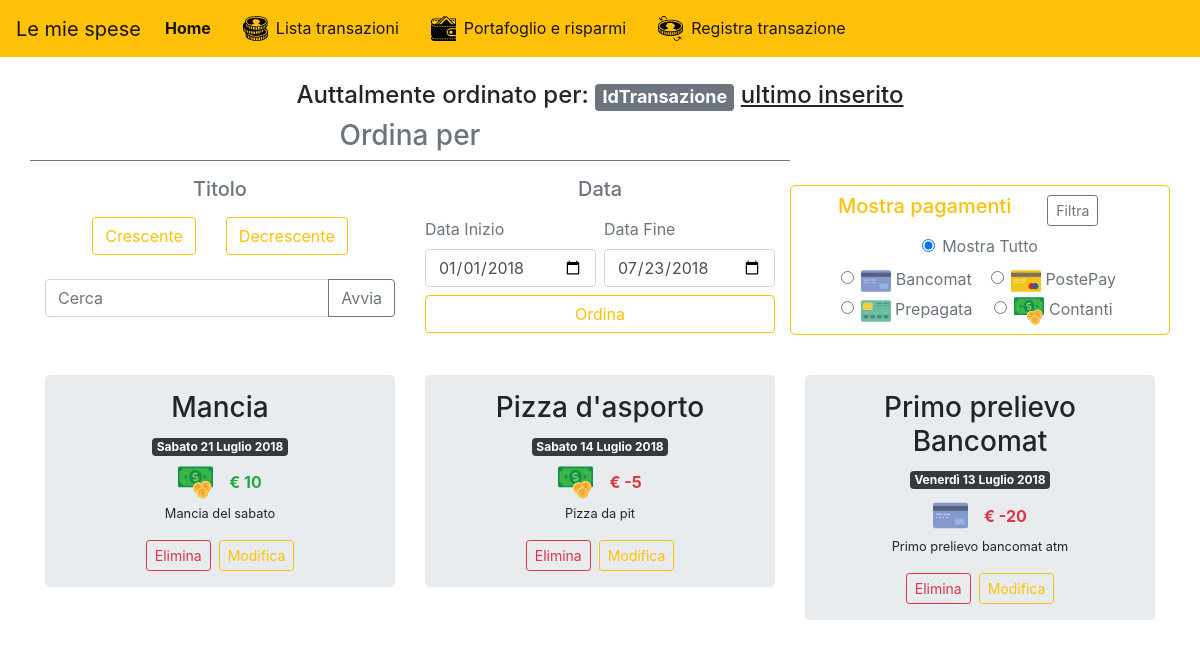
Screenshot of /lista with the database file from the repository.
### tables this page shows
CREATE TABLE `pagamenti` (
  `idPagamento` int(11) NOT NULL,
  `tipo` varchar(30) NOT NULL,
  `budget` double NOT NULL,
  `numTransazioni` int(11) NOT NULL,
  `imgPath` varchar(255) NOT NULL,
  `red` int(3) NOT NULL,
  `green` int(3) NOT NULL,
  `blue` int(3) NOT NULL
);

CREATE TABLE `transazioni` (
  `idTransazione` int(11) NOT NULL,
  `cifra` double NOT NULL,
  `data` date NOT NULL,
  `causale` text NOT NULL,
  `titolo` varchar(50) NOT NULL,
  `idPagamento` int(11) NOT NULL
);

### index.php (called while the page is built, shortened)
<?php
require_once BASEPATH.'core/CodeIgniter.php';

### application/models/Transazioni_model.php (called while the page is built, shortened)
<?php
class Transazioni_model extends CI_Model {
        public function get_transazioni($tipo, $ordine){
          $this->db->order_by($tipo, $ordine);
          $this->db->join('pagamenti', 'pagamenti.idPagamento = transazioni.idPagamento');
          $query = $this->db->get('transazioni');
          return $query->result_array();
        }
        public function get_pagamenti(){
          $query = $this->db->get('pagamenti');
          return $query->result_array();
        }
}

### application/views/transazioni/index.php (the view, shortened to what this page needs)
<div class="container">
  <div class="row mb-2 text-center">
    <h4 class="col-12">Auttalmente ordinato per: <?php echo $ordinato_per; ?></h4>
    <h3 class="col-md-8 text-muted border-bottom border-secondary pb-2">Ordina per</h3>
  </div>
  <div class="row mb-4 text-center text-muted">
    <div class="col-md-4 mb-2">
      <h5>Titolo</h5>
      <div class="container">
        <div class="row d-flex justify-content-center">
          <?php echo form_open('transazioni/index/titolo/asc');?>
          <div class="col-6 mt-2">
            <button type="submit" class="btn btn-outline-warning" name="button">Crescente</button>
          </div>
          </form>
          <?php echo form_open('transazioni/index/titolo/desc');?>
          <div class="col-6 mt-2">
            <button type="submit" class="btn btn-outline-warning" name="button">Decrescente</button>
          </div>
          </form>
        </div>
        <?php echo form_open('transazioni/search');?>
        <div class="row mt-4">
          <div class="input-group mb-3">
            <input type="text" class="form-control" placeholder="Cerca" aria-label="Recipient's username" aria-describedby="basic-addon2" name="cerca">
            <div class="input-group-append">
              <button class="btn btn-outline-secondary" type="submit">Avvia</button>
            </div>
          </div>
        </div>
        </form>
      </div>
    </div>
    <div class="col-md-4 mb-2 text-muted">
      <?php echo form_open('transazioni/sort_by_date');?>
      <h5>Data</h5>
      <div class="container">
        <div class="row text-left">
          <div class="col-6 mt-2 p-0 pr-1">
            <label for="basic-url">Data Inizio</label>
            <input type="date" name="inizio" class="d-inline form-control" value="<?php echo date("Y-01-01"); ?>">
          </div>
          <div class="col-6 mt-2 p-0 pl-1">
            <label for="basic-url">Data Fine</label>
            <input type="date" name="fine" class="d-inline form-control" value="<?php echo date("Y-m-d"); ?>">
          </div>
        </div>
        <div class="row mt-2">
          <button type="submit" class="btn btn-outline-warning col-12" name="button">Ordina</button>
        </div>
      </div>
      </form>
    </div>
    <div class="col-md-4 mb-2 jumbotron bg-white border border-warning text-warning pt-2 pb-2 mt-2">
      <div class="container mb-2">
        <div class="row">
          <div class="col-8 d-flex align-self-center">
            <h5>Mostra pagamenti</h5>
          </div>
          <div class="col-4 d-flex align-self-center">
          <?php echo form_open('transazioni/filter_by');?>
            <button type="submit" class="btn btn-outline-secondary btn-sm" name="button">Filtra</button>
          </div>
        </div>
      </div>
      <div class="form-check d-flex flex-column justify-content-center">
        <label class="text-muted rounded active mb-2">
          <input class="form-check-input" type="radio" name="opzioneTipo" id="idPagamento0" value="disabled" checked>
          <label class="form-check-label" for="idPagamento0">
            Mostra Tutto
          </label>
        </label>
        <div class="container">
          <div class="row">
            <?php if (empty($lista_pagamenti)) { ?>
              <p class="text-muted">Nessun tipo di pagamento disponibile</p>
            <?php } else {?>
            <?php foreach ($lista_pagamenti as $item_pagamento): ?>
              <div class="col-md-6 text-muted">
                <input class="form-check-input" type="radio" name="opzioneTipo" id="idPagamento<?php echo $item_pagamento['idPagamento']; ?>" value="<?php echo $item_pagamento['idPagamento']; ?>" >
                <label class="form-check-label" for="idPagamento<?php echo $item_pagamento['idPagamento']; ?>">
                  <img src="<?php echo base_url().$item_pagamento['imgPath'];?>" alt="<?php echo $item_pagamento['tipo'] ?>" height="30" width="30"> <?php echo $item_pagamento['tipo'] ?>
                </label>
              </div>
            <?php endforeach; ?>
          <?php } ?>
          </div>
        </div>
      </div>
    </div>
  </div>
  <div class="row">
    <?php if (empty($transazioni)) { ?>
      <div class="col-12 jumbotron bg-white d-flex justify-content-center">
        <h4 class="text-muted mb-0 d-flex align-self-center">Non è stata trovata alcuna spesa</h4>
        <div class="ml-3 d-flex align-items-stretch align-self-center">
          <img src="<?php echo base_url(); ?>assets/img/informazioni/no-data.svg" alt="nessuna spesa" height="50" width="50">
        </div>
      </div>
    <?php } else { ?>
    <?php foreach ($transazioni as $transazione):?>
      <?php if ($transazione['idPagamento'] == $_SESSION['idPagamento'] || $_SESSION['idPagamento'] == "disabled") { ?>
      <div class="col-md-4">
        <div class="jumbotron p-3 mt-2 text-center <?php echo $variazione = ($transazione['titolo'] == 'Variazione budget') ? 'bg-dark border border-warning text-warning' : '' ; ?>">
          <div class="container">
            <h3><?php echo $transazione['titolo'];?></h3>
            <a class="badge badge-dark" data-toggle="collapse" href="#collapse<?php echo $transazione['idTransazione'];?>" role="button" aria-expanded="false" aria-controls="collapseExample"><?php
            $giorno= date("l", strtotime($transazione['data']));
            switch ($giorno) {
              case 'Friday':
              $giorno = "Venerdì";
              break;
              case 'Saturday':
              $giorno = "Sabato";
              break;
            }
            $mese= date("F", strtotime($transazione['data']));
            switch ($mese) {
              case 'July':
              $mese = "Luglio";
              break;
            }
            echo $giorno." ".date("d", strtotime($transazione['data']))." ".$mese." ".date("Y", strtotime($transazione['data']));
            ?></a>
            <div class="d-flex justify-content-center mt-2">
              <img src="<?php echo base_url().$transazione['imgPath'];?>" alt="carta di credito" width="35px" height="35px" data-toggle="tooltip" data-placement="left" title="<?php echo $transazione['tipo']; ?>">
              <div class="ml-3 d-flex align-items-center"><p class="m-0 p-0 font-weight-bold text-<?php if($transazione['cifra'] < 0){ echo 'danger';} else { echo 'success';} ?>">€ <?php echo $transazione['cifra'];?></p></div>
            </div>
            <small><?php echo $transazione['causale'];?></small>
          </div>
          <div class="mt-2">
            <div class="d-flex flex-row justify-content-center">
              <a class="btn btn-outline-danger btn-sm mt-2 mr-2"  data-toggle="collapse" href="#collapseAction<?php echo $transazione['idTransazione']?>" role="button" aria-expanded="false" aria-controls="collapseExample">Elimina</a>
              <button type="button" class="btn btn-outline-warning btn-sm mt-2" data-toggle="modal" data-target="#modalModifica<?php echo $transazione['idTransazione'];?>">Modifica</button>
            </div>
          </div>
        </div>
      </div>
      <?php  } ?>
    <?php endforeach;?>
  <?php } ?>
  </div>
</div>

### application/controllers/Transazioni.php (shortened to what this page needs)
<?php
class Transazioni extends CI_Controller {
  public function __construct()
  {
    $this->load->helper(array('form', 'url'));
    $this->load->library('form_validation');
    $this->load->helper('url_helper');
    $this->load->library('session');
  }
  public function index($tipo = "idTransazione", $ordine = "desc", $filtra = "disabled")
  {
    switch ($ordine) {
      case 'desc':
        $print_ordine = "decrescente";
        break;
    }
    if ($tipo == "idTransazione") {
      $print_ordine = "<u>ultimo inserito</u>";
    }
    $data['transazioni'] = $this->Transazioni_model->get_transazioni($tipo, $ordine);
    $data['lista_pagamenti'] = $this->Transazioni_model->get_pagamenti();
    $data['ordinato_per'] = "<span class='badge badge-secondary'>".ucwords($tipo)."</span> ".$print_ordine;
    $this->load->view('templates/header');
    $this->load->view('transazioni/index', $data);
    $this->load->view('templates/footer');
  }
}

### application/views/templates/header.php (shortened to what this page needs)
<!doctype html>
<html lang="en" class="h-100 w-100">
<head>
  <link rel="stylesheet" href="https://stackpath.bootstrapcdn.com/bootstrap/4.1.2/css/bootstrap.min.css">
</head>
<body class="h-100 w-100">
  <nav class="navbar navbar-expand-lg navbar-light bg-warning">
    <a class="navbar-brand" href="/spese">Le mie spese</a>
    <div class="collapse navbar-collapse" id="navbarNav">
      <ul class="navbar-nav">
        <li class="nav-item active mr-3">
          <a class="nav-link font-weight-bold" href="<?php echo base_url();?>">Home</a>
        </li>
        <li class="nav-item active mr-3">
          <a class="nav-link d-flex aling-self-center" href="<?php echo base_url();?>lista">
            <img src="<?php echo base_url(); ?>assets/img/b-lista.svg" class="mr-2" alt="lista" height="25" width="25">
            Lista transazioni
          </a>
        </li>
        <li class="nav-item active mr-3">
          <a class="nav-link d-flex aling-self-center" href="<?php echo base_url();?>portafoglio">
            <img src="<?php echo base_url(); ?>assets/img/b-portafoglio.svg" class="mr-2" alt="lista" height="25" width="25">
            Portafoglio e risparmi
          </a>
        </li>
        <li class="nav-item active mr-3">
          <a class="nav-link d-flex aling-self-center" href="<?php echo base_url();?>nuova_spesa">
            <img src="<?php echo base_url(); ?>assets/img/b-transazione.svg" class="mr-2" alt="lista" height="25" width="25">
            Registra transazione
          </a>
        </li>
      </ul>
    </div>
  </nav>
  <div class="w-100 h-100 p-4">

### application/views/templates/footer.php (shortened to what this page needs)
    </div>
  </body>
</html

### rows the page displays
pagamenti: shows a picture, tipo "Bancomat"
pagamenti: shows a picture, tipo "PostePay"
pagamenti: shows a picture, tipo "Prepagata"
pagamenti: shows a picture, tipo "Contanti"
transazioni: titolo "Mancia", data "Sabato", data "21", data "Luglio", data "2018", cifra "10", causale "Mancia del sabato"
transazioni: titolo "Pizza d'asporto", data "Sabato", data "14", data "Luglio", data "2018", cifra "-5", causale "Pizza da pit"
transazioni: titolo "Primo prelievo Bancomat", data "Venerdì", data "13", data "Luglio", data "2018", shows a picture, cifra "-20", causale "Primo prelievo bancomat atm"

### other values shown
$tipo "IdTransazione"
